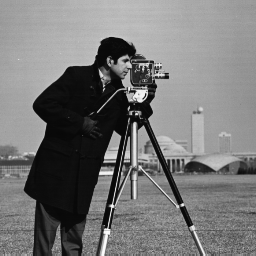
#> input picture Fotos/cameraman.png, 256 x 256 px, found by its file name
$ python 24_ideal_filter.py
#> lines starting #> are read from the running program, lines starting #| are printed output that depends on the picture
import cv2
import numpy as np
import matplotlib.pyplot as plt

img = cv2.imread('/Users/pyanezs/Documents/procesamiento-imagenes/Fotos/cameraman.png')
#> img is the input picture: shape (256, 256, 3); min 7, max 253, mean 118.7
gray = cv2.cvtColor(img,cv2.COLOR_BGR2GRAY)

r=40
x= np.linspace(-127, 128,256)
y= np.linspace(-127, 128,256)
X, Y = np.meshgrid(x,y)

Z = np.sqrt(np.power(X,2)+np.power(Y,2))>r

F = np.fft.fft2(gray)
FS = np.fft.fftshift(F)
BF = FS * Z


S= np.fft.ifft2(np.fft.fftshift(BF))
out = cv2.normalize(abs(S), None, 0.0, 1.0, cv2.NORM_MINMAX)
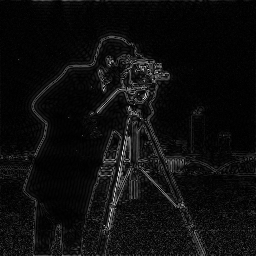
#> out: shape (256, 256) float64; min -5.47e-22, max 1, mean 0.0546; drawn with min black and max white

cv2.imshow('S', out)
cv2.waitKey(0)
